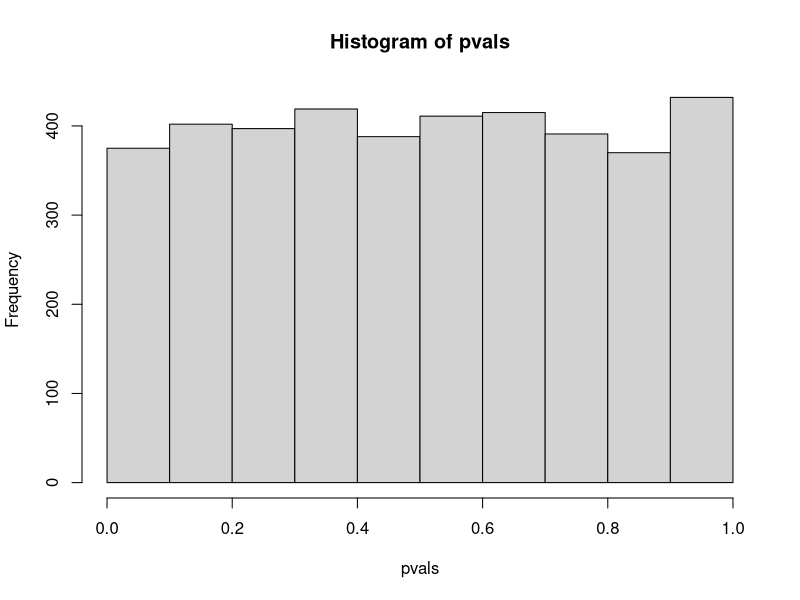
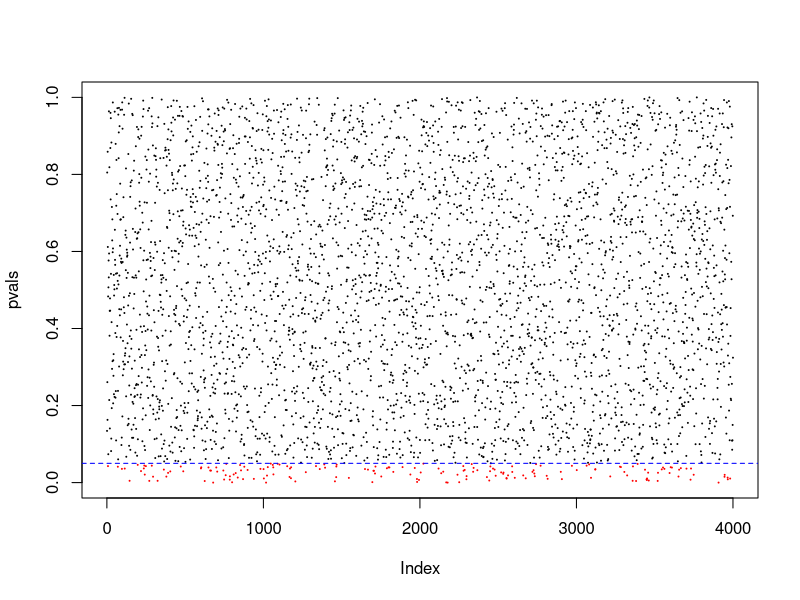
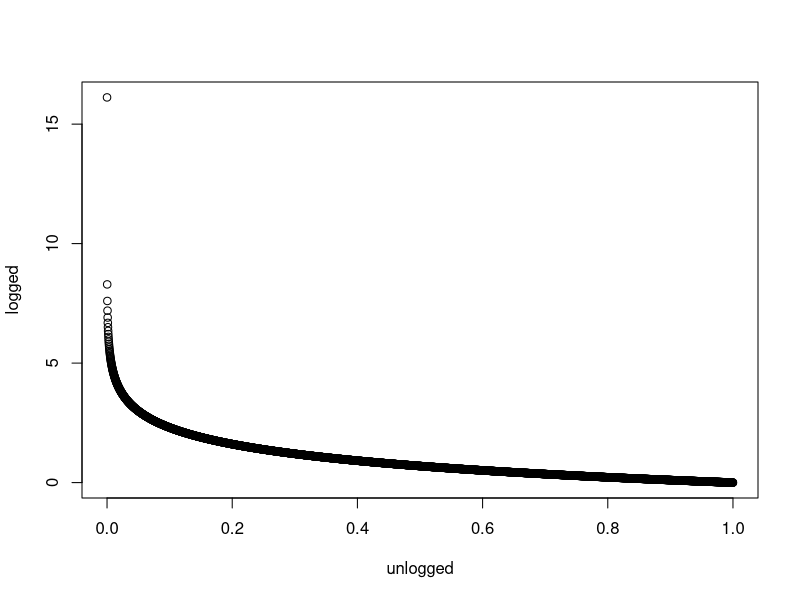
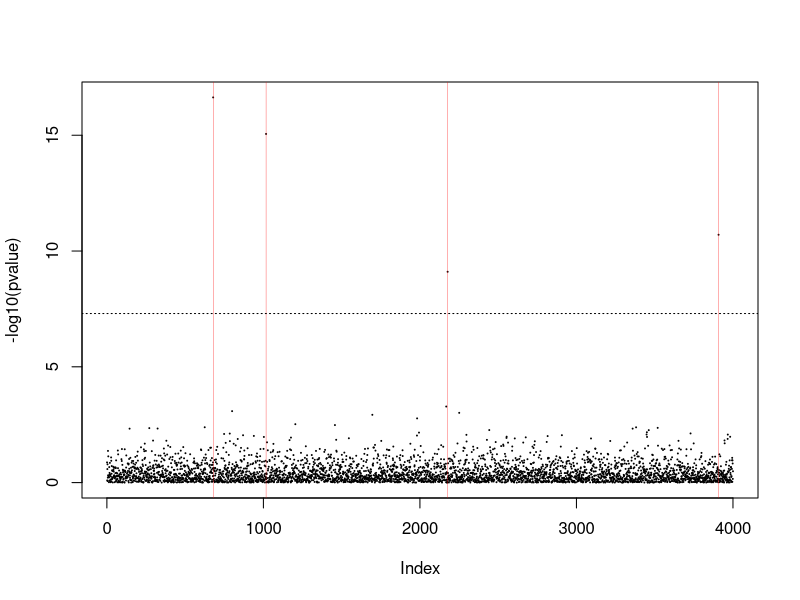
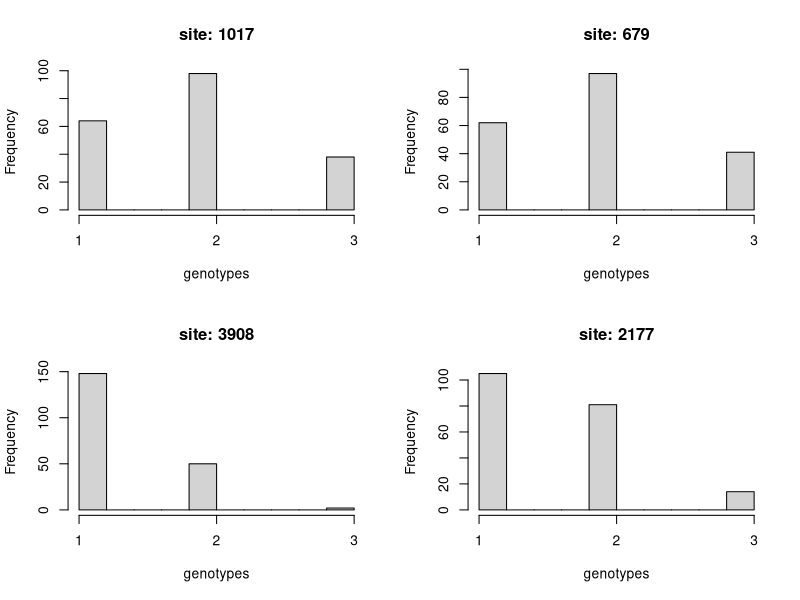

Source code (R) for these figures, in order:
# example of GWAS

# First lets think of what the data going into GWAS looks like
# you normally only analyze biallelic SNP data where the rare allele
# has a minimum frequency of 0.05. So a sample will
# essentially consist of 1, 2, 3 denoting if the genotype at a site
# is homozygous for common variant, heterozygous, or homozygous for
# the rare allele.

# lets create 200 toy genomes with 4,000 SNPs
dat <- matrix(NA, 200, 4000)

# now lets use a loop to fill in these genomes
# at each site we will pick a random allele frequency for
# the common allele and assign genotypes assuming HW equilibrium
for(i in 1:4000){
  p <- runif(1, min = .5, max=.95)
  q <- 1-p
  dat[, i] <- sample(1:3, size=200, replace=T, prob=c(p^2, 2*p*q, q^2))
}


# now lets imagine that we have a trait that is controlled
# by a gene that includes 4 SNPs randomly chose from the genome
set.seed(1)
chosenSNPs <- sample(1:4000, 4)

# now we create our phenotype measured for each individual
# based on the genotype that they carry at the 4 loci chosen
y <- rnorm(200, mean=2*rowSums(dat[, chosenSNPs]-1), sd=1)


# now lets see if we can recover this by running a GWAS
pvals <- c()

# here we will loop across the genome and preform a glm
# testing the genotypes as a predictor for the phenotype
# we are interested in.
for(i in 1:4000){
  pvals[i] <- anova(lm(y ~ dat[,i]))$'Pr(>F)'[1]
}

par(mfcol=c(1,1))

# this shows us the distribution of p-values for
# all loci
hist(pvals)

# lets make a vector of colors that is red if the
# pvalue is less than 0.05 and black otherwise
cols <- rep("black", 4000)
cols[pvals < 0.05] <- "red"
plot(pvals, cex=.1, col=cols)
abline(h=.05, lty=2, col="blue")
sum(pvals<0.05)

# one of the characteristics of -logged values is that as the number
# goes to zero the -log of the number begins to increase disproportionately
logged <- -1*log(seq(from=0.0000001, to=1, length.out = 4000))
unlogged <- seq(from=0.0000001, to=1, length.out = 4000)
plot(logged~unlogged)

# ok so lets look at the pvalues from our GWAS
plot(-1*log(pvals, base=10), cex=.1, ylab="-log10(pvalue)")

# lets plot red lines to find our SNPs that contribute to the phenotype
for(i in 1:4){
  abline(v=chosenSNPs[i],col="red",lwd=.3)
}

# this is that arbitrary cutoff I mentioned
abline(h=-1*log(5*10^-8, base=10),lty=3)

# our ability to detect a SNPs contribution are
# dependent on genotype frequencies in our
# sample.
par(mfcol=c(2,2))
for(i in 1:4){
  hist(dat[,chosenSNPs[i]],
       main=paste("site:",chosenSNPs[i]),
       xlab="genotypes",
       xaxt="n")
  axis(side=1, at=1:3, labels = 1:3)
}
